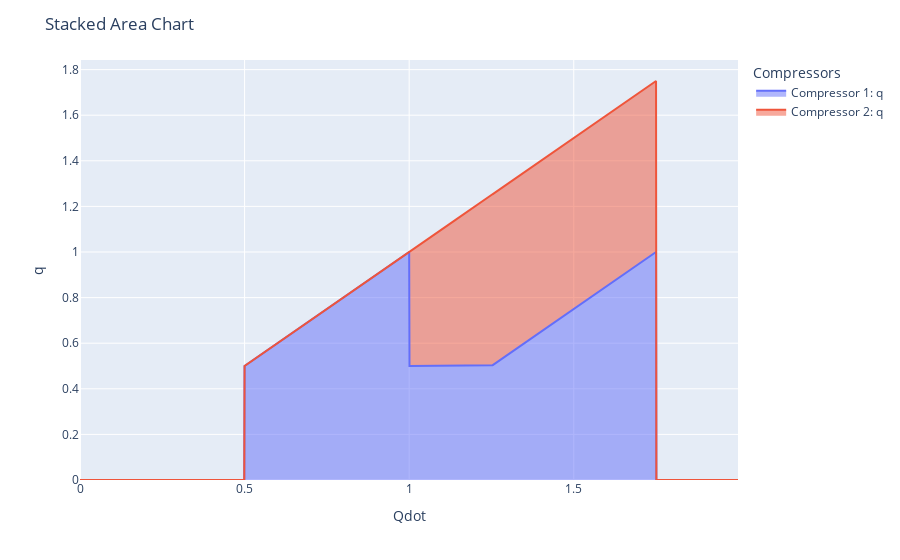

Here is the notebook cell this chart was saved with:
### Code cell
import plotly.express as px
import pandas as pd

dg = df[['Qtot', 'Compressor 1: q', 'Compressor 2: q']]
# Melt the DataFrame to create a long-form dataset
df_melted = dg.melt(id_vars=['Qtot'], var_name='Compressors', value_name='Value')

# Create a stacked area chart
fig = px.area(df_melted, x='Qtot', y='Value', color='Compressors', line_group='Compressors', hover_name='Compressors')

# Customize the chart layout
fig.update_layout(title='Stacked Area Chart', xaxis_title='Qdot', yaxis_title='q')

# Display the chart
fig.show()

### Figure 1 — Plotly figure (JSON) as saved in the notebook; plotly's stock layout.template omitted (floating-point values rounded to 4 significant figures; data arrays with more than 128 entries replaced by an {"elided": "..."} marker saying what was removed)
{"data": [{"fillpattern": {"shape": ""}, "hovertemplate": "<b>%{hovertext}</b><br><br>Compressors=Compressor 1: q<br>Qtot=%{x}<br>Value=%{y}<extra></extra>", "hovertext": {"elided": "2000 str values"}, "legendgroup": "Compressor 1: q", "line": {"color": "#636efa"}, "marker": {"symbol": "circle"}, "mode": "lines", "name": "Compressor 1: q", "orientation": "v", "showlegend": true, "stackgroup": "1", "type": "scatter", "x": {"elided": "2000 float values"}, "xaxis": "x", "y": {"elided": "2000 float values"}, "yaxis": "y"}, {"fillpattern": {"shape": ""}, "hovertemplate": "<b>%{hovertext}</b><br><br>Compressors=Compressor 2: q<br>Qtot=%{x}<br>Value=%{y}<extra></extra>", "hovertext": {"elided": "2000 str values"}, "legendgroup": "Compressor 2: q", "line": {"color": "#EF553B"}, "marker": {"symbol": "circle"}, "mode": "lines", "name": "Compressor 2: q", "orientation": "v", "showlegend": true, "stackgroup": "1", "type": "scatter", "x": {"elided": "2000 float values"}, "xaxis": "x", "y": {"elided": "2000 float values"}, "yaxis": "y"}], "layout": {"autosize": true, "legend": {"title": {"text": "Compressors"}, "tracegroupgap": 0}, "margin": {"t": 60}, "title": {"text": "Stacked Area Chart"}, "xaxis": {"anchor": "y", "autorange": true, "domain": [0, 1], "range": [0, 1.999], "title": {"text": "Qdot"}, "type": "linear"}, "yaxis": {"anchor": "x", "autorange": true, "domain": [0, 1], "range": [0, 1.842], "title": {"text": "q"}, "type": "linear"}}}
